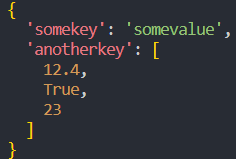
#> input picture fortext/img/syntax_highlighting.png, 236 x 159 px
$ python -i ocr.py   (imports and definitions only)
#> lines starting #> are read from the running program, lines starting #| are printed output that depends on the picture
#> further down, picture is the input picture: PIL image 236x159 RGBA; mean R, G, B, A 46.9, 48.3, 54.2, 255
import os
from dotenv import load_dotenv
from PIL import Image, ImageEnhance, ImageFilter
import pytesseract

# [1 line not run here, left out]


def preprocess_image(image: Image.Image) -> Image.Image:
    if image.mode != "L":
        image = image.convert("L")
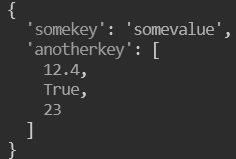
#> image: PIL image 236x159 L; min 44, max 206, mean 48.8
    image = ImageEnhance.Contrast(image).enhance(2.0)
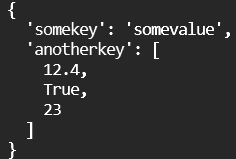
#> image: PIL image 236x159 L; min 39, max 255, mean 47.9
    image = image.filter(ImageFilter.SHARPEN)
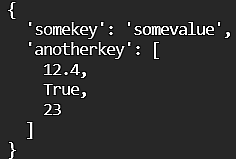
#> image: PIL image 236x159 L; min 0, max 255, mean 46
    threshold = 150
    image = image.point(lambda p: 255 if p > threshold else 0)
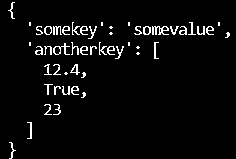
#> image: PIL image 236x159 L; 4.1% white in thin lines or dots
    return image


def image_to_text(image_path: str) -> str:
    print(f"[OCR] Starting OCR for {image_path}")
    try:
        tesseract_path = os.getenv(
            "TESSERACT_PATH", r"C:\Program Files\Tesseract-OCR\tesseract.exe"
        )
        pytesseract.pytesseract.tesseract_cmd = tesseract_path
        print(f"[OCR] Using tesseract at: {tesseract_path}")
        image = Image.open(image_path)
        processed = preprocess_image(image)
        config = r"--oem 1 --psm 6"
        text: str = pytesseract.image_to_string(processed, config=config, lang="eng")
        print(f"[OCR] Extracted text for {image_path}:\n{text}\n---")
        return text
    except Exception as e:
        print(f"[OCR] Error processing {image_path}: {e}")
        return ""

>>> from PIL import Image
>>> picture = Image.open('../../../fortext/img/syntax_highlighting.png')
>>> result = preprocess_image(picture)
